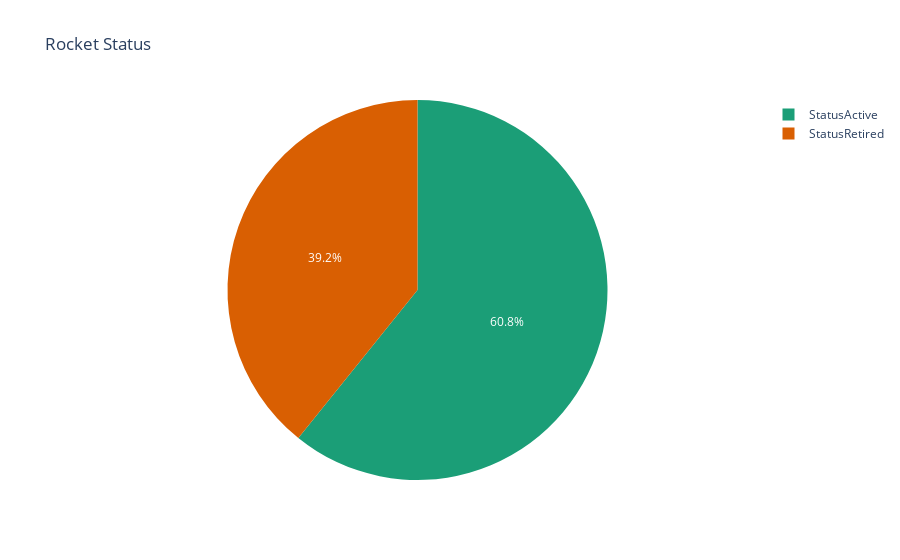

The code cell stored with this chart in its notebook:
### Code cell
status_pie = px.pie(values=status.Rocket_Status, 
                    names=status.index, 
                    title='Rocket Status', 
                    color=status.index, 
                    color_discrete_sequence=px.colors.qualitative.Dark2)
status_pie.show()

### Figure 1 — Plotly figure (JSON) as saved in the notebook; plotly's stock layout.template omitted (floating-point values rounded to 4 significant figures)
{"data": [{"customdata": [["StatusActive"], ["StatusRetired"]], "domain": {"x": [0, 1], "y": [0, 1]}, "hovertemplate": "label=%{label}<br>value=%{value}<br>color=%{customdata[0]}<extra></extra>", "labels": ["StatusActive", "StatusRetired"], "legendgroup": "", "marker": {"colors": ["rgb(27,158,119)", "rgb(217,95,2)"]}, "name": "", "showlegend": true, "type": "pie", "values": [586, 378]}], "layout": {"legend": {"tracegroupgap": 0}, "piecolorway": ["rgb(27,158,119)", "rgb(217,95,2)", "rgb(117,112,179)", "rgb(231,41,138)", "rgb(102,166,30)", "rgb(230,171,2)", "rgb(166,118,29)", "rgb(102,102,102)"], "title": {"text": "Rocket Status"}}}
